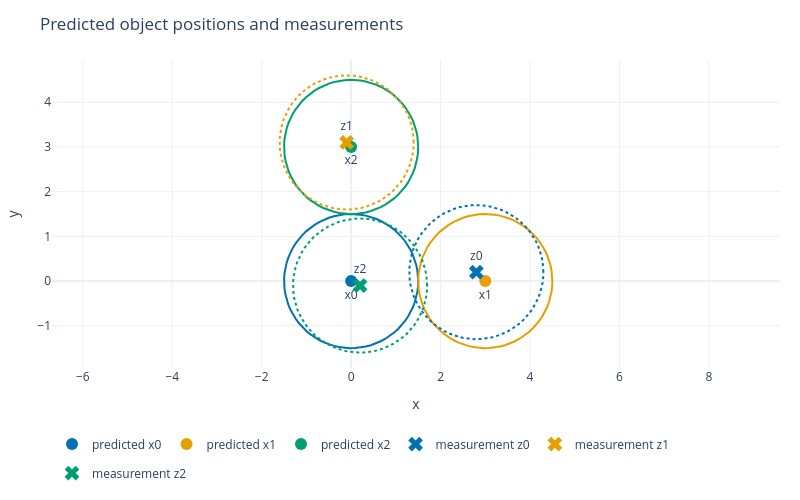

Source (notebook cell):
### Code cell
angles = np.linspace(0.0, 2.0 * np.pi, 80)
unit_circle = np.vstack((np.cos(angles), np.sin(angles)))
colors = ["#0072B2", "#E69F00", "#009E73"]

figure = go.Figure()
for i, (mean, color) in enumerate(zip(predicted, colors)):
    contour = mean[:, None] + sigma * unit_circle
    figure.add_trace(go.Scatter(
        x=contour[0], y=contour[1], mode="lines",
        line={"color": color}, legendgroup=f"x{i}", showlegend=False,
    ))
    figure.add_trace(go.Scatter(
        x=[mean[0]], y=[mean[1]], mode="markers+text", text=[f"x{i}"],
        textposition="bottom center", marker={"size": 12, "color": color},
        name=f"predicted x{i}", legendgroup=f"x{i}",
    ))

for m, (measurement, color) in enumerate(zip(measurements, colors)):
    contour = measurement[:, None] + sigma * unit_circle
    figure.add_trace(go.Scatter(
        x=contour[0], y=contour[1], mode="lines",
        line={"color": color, "dash": "dot"},
        legendgroup=f"z{m}", showlegend=False,
    ))
    figure.add_trace(go.Scatter(
        x=[measurement[0]], y=[measurement[1]], mode="markers+text",
        text=[f"z{m}"], textposition="top center",
        marker={"size": 13, "symbol": "x", "color": color},
        name=f"measurement z{m}", legendgroup=f"z{m}",
    ))

figure.update_layout(
    title="Predicted object positions and measurements",
    template="plotly_white", width=800, height=500,
    xaxis={"title": "x", "scaleanchor": "y", "scaleratio": 1},
    yaxis={"title": "y"}, legend={"orientation": "h", "y": -0.20},
    margin={"l": 50, "r": 20, "t": 60, "b": 90},
)
figure.show()
